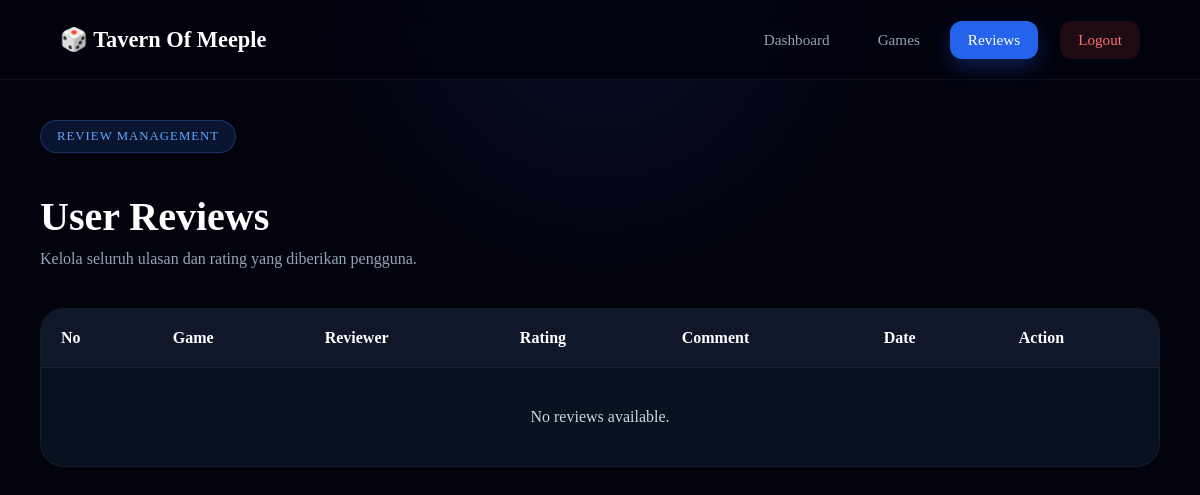
/admin/reviews.php (signed in), run on an earlier commit of the app's database.
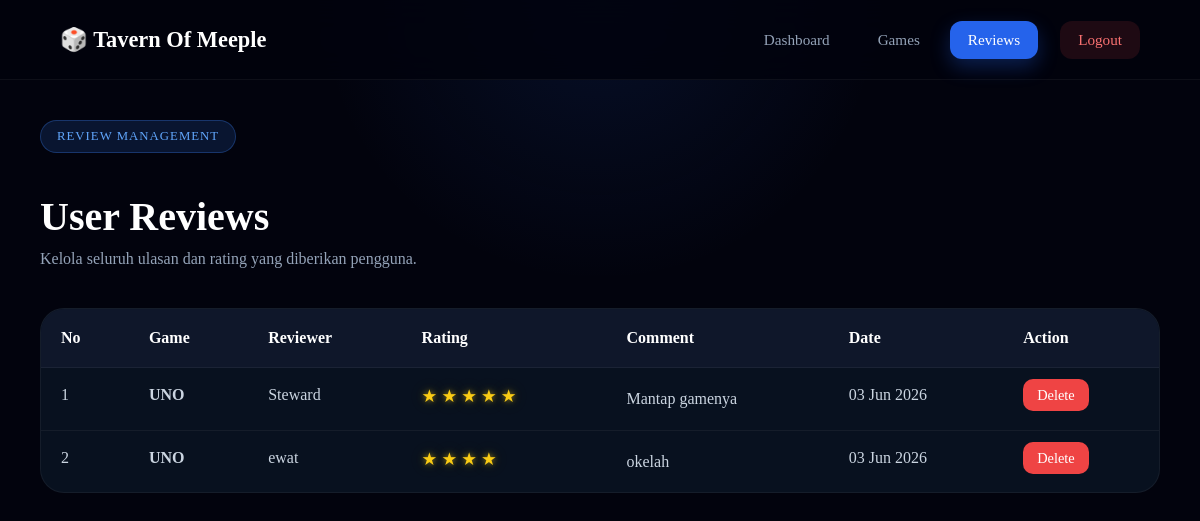
And on a later commit of the database.
### tables this page shows
CREATE TABLE `reviews` (
  `id` int(11) NOT NULL,
  `board_game_id` int(11) DEFAULT NULL,
  `nama_reviewer` varchar(100) DEFAULT NULL,
  `rating` int(11) DEFAULT NULL,
  `komentar` text DEFAULT NULL,
  `created_at` timestamp NOT NULL DEFAULT current_timestamp()
);

CREATE TABLE `board_games` (
  `id` int(11) NOT NULL,
  `nama` varchar(100) NOT NULL,
  `genre` varchar(50) NOT NULL,
  `pemain` varchar(20) NOT NULL,
  `durasi` varchar(20) NOT NULL,
  `deskripsi` text NOT NULL,
  `gambar` varchar(255) DEFAULT 'default.jpg',
  `created_at` timestamp NOT NULL DEFAULT current_timestamp()
);

### admin/reviews.php (the view, shortened to what this page needs)
<?php
include '../includes/db.php';
$sql = "SELECT reviews.*, board_games.nama AS nama_game
        FROM reviews
        JOIN board_games ON reviews.board_game_id = board_games.id
        ORDER BY reviews.id DESC";
$result = $conn->query($sql);
?>
<!DOCTYPE html>
<html lang="id">
<head>
    <link rel="stylesheet" href="../assets/style-admin.css">
</head>
<body>
<nav class="admin-navbar">
    <div class="admin-logo">
        🎲 Tavern Of Meeple
    </div>
    <div class="admin-menu">
        <a href="index.php">Dashboard</a>
        <a href="games.php">Games</a>
        <a href="reviews.php" class="active">Reviews</a>
        <a href="../logout.php" class="logout">Logout</a>
    </div>
</nav>
<div class="admin-container">
    <div class="page-header">
        <div>
            <span class="dashboard-tag">
                REVIEW MANAGEMENT
            </span>
            <h1>User Reviews</h1>
            <p>
                Kelola seluruh ulasan dan rating yang diberikan pengguna.
            </p>
        </div>
    </div>
    <div class="table-wrapper">
        <table class="admin-table">
            <thead>
                <tr>
                    <th>No</th>
                    <th>Game</th>
                    <th>Reviewer</th>
                    <th>Rating</th>
                    <th>Comment</th>
                    <th>Date</th>
                    <th>Action</th>
                </tr>
            </thead>
            <tbody>
                <?php
                $no = 1;
                while($row = $result->fetch_assoc()):
                ?>
                <tr>
                    <td><?= $no++; ?></td>
                    <td>
                        <strong>
                            <?= htmlspecialchars($row['nama_game']); ?>
                        </strong>
                    </td>
                    <td>
                        <?= htmlspecialchars($row['nama_reviewer']); ?>
                    </td>
                    <td class="rating-stars">
                        <?= str_repeat("★", $row['rating']); ?>
                    </td>
                    <td class="review-comment">
                        <?= nl2br(htmlspecialchars($row['komentar'])); ?>
                    </td>
                    <td>
                        <?= date('d M Y', strtotime($row['created_at'])); ?>
                    </td>
                    <td>
                        <a
                            href="hapus-review.php?id=<?= $row['id']; ?>"
                            class="btn-delete"
                            onclick="return confirm('Yakin ingin menghapus ulasan ini?');">
                            Delete
                        </a>
                    </td>
                </tr>
                <?php endwhile; ?>
                <?php if($result->num_rows == 0): ?>
                <tr>
                    <td colspan="7" class="empty-state">
                        No reviews available.
                    </td>
                </tr>
                <?php endif; ?>
            </tbody>
        </table>
    </div>
</div>
</body>
</html>

### assets/style-admin.css (style rules this page uses)
:root { --bg:#02030d; --bg-secondary:#06090f; --card:#0d1320; --border:#1f2937; --primary:#3b82f6; --primary-hover:#2563eb; --text:#ffffff; --text-secondary:#9ca3af; }
* { margin:0; padding:0; box-sizing:border-box; }
body { background: radial-gradient( circle at top, rgba(37,99,235,.12), transparent 35% ), #02030d; color:white; }
.admin-navbar { position:sticky; top:0; z-index:1000; height:80px; display:flex; justify-content:space-between; align-items:center; padding:0 60px; background:rgba(2,3,13,.85); backdrop-filter:blur(16px); border-bottom:1px solid rgba(255,255,255,.05); }
.admin-logo { display:flex; align-items:center; gap:12px; font-size:1.4rem; font-weight:700; color:#fff; }
.admin-menu { display:flex; align-items:center; gap:12px; }
.admin-menu a { text-decoration:none; color:#94a3b8; font-size:.95rem; font-weight:500; padding:10px 18px; border-radius:12px; transition:.3s ease; }
.admin-menu a.active { color:white; background:#2563eb; box-shadow: 0 8px 20px rgba(37,99,235,.3); }
.admin-menu a.logout { margin-left:10px; background:rgba(239,68,68,.12); color:#f87171; }
.admin-container { max-width:1300px; margin:auto; padding:40px; }
.dashboard-tag { display:inline-block; padding:8px 16px; background:rgba(59,130,246,.15); border:1px solid rgba(59,130,246,.3); color:#60a5fa; border-radius:999px; font-size:.8rem; letter-spacing:1px; margin-bottom:20px; }
.dashboard-tag { margin-bottom:25px; }
.page-header { display:flex; justify-content:space-between; align-items:center; margin-bottom:40px; }
.page-header h1 { margin-top:15px; margin-bottom:10px; font-size:2.5rem; }
.page-header p { color:#94a3b8; }
.table-wrapper { background:#08111f; border:1px solid rgba(255,255,255,.05); border-radius:24px; overflow:hidden; }
.admin-table { width:100%; border-collapse:collapse; }
.admin-table thead { background:#0f172a; }
.admin-table th { text-align:left; padding:20px; color:white; font-weight:600; }
.admin-table td { padding:18px 20px; color:#cbd5e1; border-top:1px solid rgba(255,255,255,.05); }
.btn-delete { text-decoration:none; padding:8px 14px; background:#ef4444; color:white; border-radius:10px; font-size:.9rem; }
.rating-stars { font-size:1rem; letter-spacing:2px; }
.review-comment { max-width:350px; color:#cbd5e1; line-height:1.6; }
.review-comment { white-space:normal; }
.admin-table td { vertical-align:top; }
.rating-stars { color:#facc15 !important; font-size:1.1rem; letter-spacing:4px; text-shadow: 0 0 5px rgba(250,204,21,.4), 0 0 10px rgba(250,204,21,.3), 0 0 20px rgba(250,204,21,.2); }
.empty-state { text-align:center; padding:40px !important; color:#94a3b8; }

What changed in the data, as far as the page shows it:
added reviews: board_game.nama "UNO", nama_reviewer "Steward", rating "★★★★★", komentar "Mantap gamenya", created_at "03 Jun 2026"
added reviews: board_game.nama "UNO", nama_reviewer "ewat", rating "★★★★", komentar "okelah", created_at "03 Jun 2026"
Also different on the page:
text no longer shown: "No reviews available."
